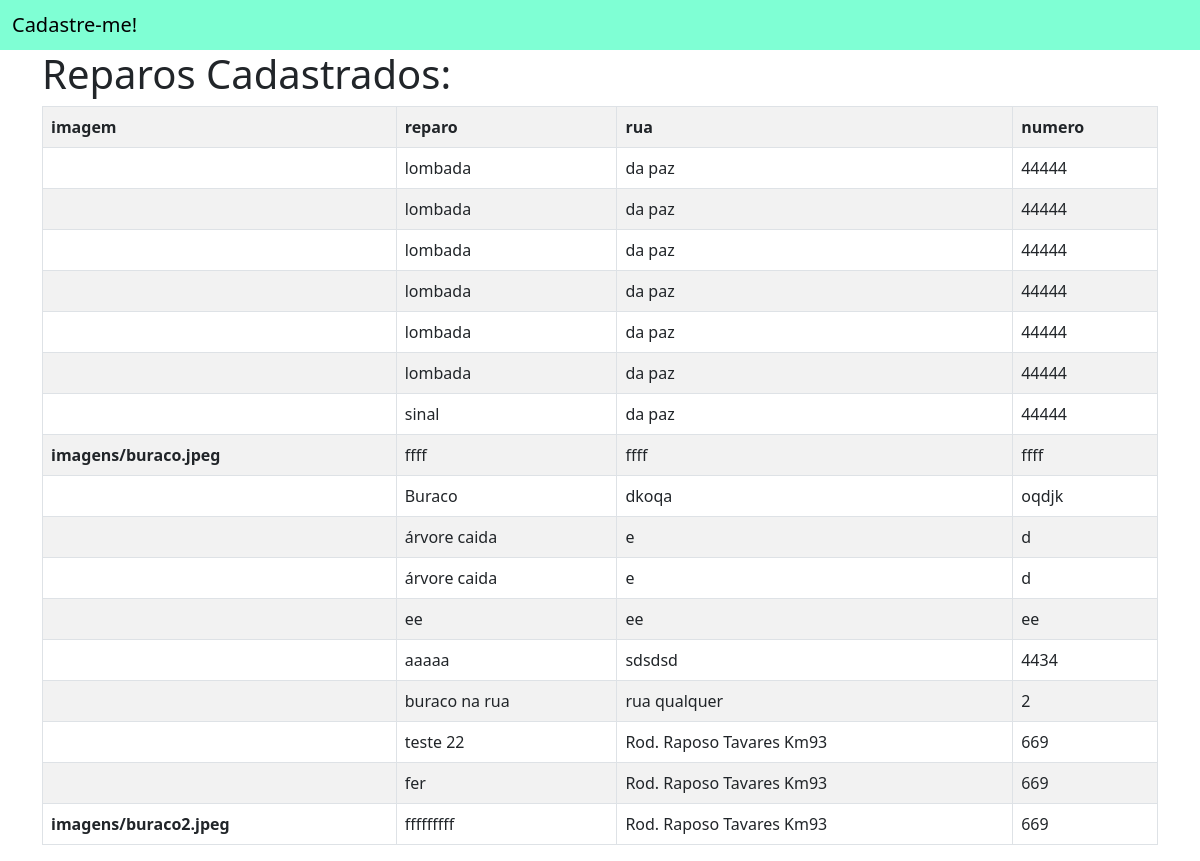
The app's page /lista-reparos/, older data.
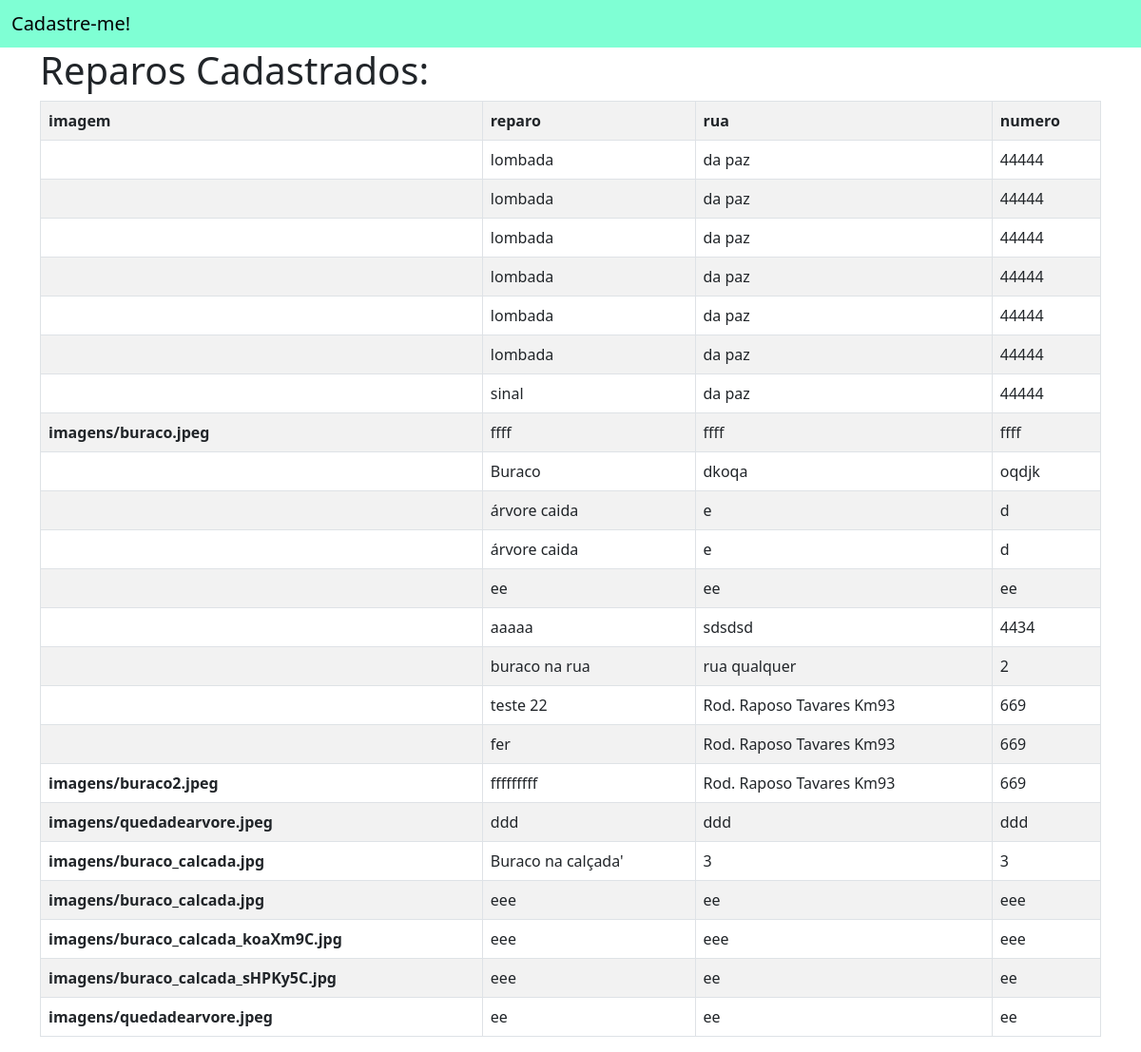
The same page, newer data.
### app_repara_cidadao/models.py (models this page shows, shortened)
class Reparo(models.Model):
    id_reparo = models.AutoField(primary_key=True)
    reparo = models.CharField(max_length=255)
    rua = models.CharField(max_length=255, null=True, blank= True)
    numero = models.CharField(max_length=10, null=True, blank= True)
    complemento = models.CharField(max_length=255, blank = True)
    bairro = models.CharField(max_length=100, null=True, blank= True)
    cidade = models.CharField(max_length=100, null=True, blank= True, default='Sorocaba')
    estado = models.CharField(max_length=100, default='São Paulo')
    cep = models.CharField(max_length=10, null=True, blank= True, default = '00000-000')
    referencia = models.CharField(max_length=255, blank = True)
    imagem = models.ImageField(upload_to='imagens/', blank=True, null=True)

### app_repara_cidadao/views.py (the view)
# urls.py: path('lista-reparos/', lista_reparos, name='lista_reparos')
def lista_reparos(request):
    if request.method == 'POST':
        form = ReparoModelForm(request.POST, request.FILES)
        if form.is_valid():
            form.save()
            return redirect('lista_reparos')
    else:
        form = ReparoModelForm()
    reparos = {
        'reparos': Reparo.objects.all(),
    }
    return render(request, 'reparos/lista_reparos.html', reparos)

### app_repara_cidadao/templates/reparos/lista_reparos.html
{% extends '../usuarios/base.html' %}
{% block conteudo %}
<div class="container">
    <h1>Reparos Cadastrados:</h1>
    <table class="table table-bordered table-striped">
        <tr>
            <th>imagem</th>
            <th>reparo</th>
            <th>rua</th>
            <th>numero</th>
        </tr>
        {% for reparo in reparos %}
        <tr>
            <th>{{reparo.imagem}}</th>
            <td>{{reparo.reparo}}</td>
            <td>{{reparo.rua}}</td>
            <td>{{reparo.numero}}</td>
        </tr>
        {% endfor %}
    </table>
</div>
{% endblock %}

### app_repara_cidadao/templates/usuarios/base.html (shortened to what this page needs)
<!DOCTYPE html>
<html lang="en">
  <head>
    <link href="https://cdn.jsdelivr.net/npm/bootstrap@5.0.2/dist/css/bootstrap.min.css" rel="stylesheet">
  </head>
  <body>
    <nav style="background-color: aquamarine !important;" class="navbar navbar-light bg-light">
        <div class="container-fluid">
          <span class="navbar-brand mb-0 h1"><a style="text-decoration: none; color: black;" href="{% url 'cadastro' %}">Cadastre-me!</a> </span>
        </div>
    </nav>
    {% block conteudo %}
    {% endblock %}
  </body>
</html>

Row changes from the older to the newer data that the page shows:
added Reparo: imagem "imagens/quedadearvore.jpeg", reparo "ddd", rua "ddd", numero "ddd"
added Reparo: imagem "imagens/buraco_calcada.jpg", reparo "Buraco na calçada'", rua "3", numero "3"
added Reparo: imagem "imagens/buraco_calcada.jpg", reparo "eee", rua "ee", numero "eee"
added Reparo: imagem "imagens/buraco_calcada_koaXm9C.jpg", reparo "eee", rua "eee", numero "eee"
added Reparo: imagem "imagens/buraco_calcada_sHPKy5C.jpg", reparo "eee", rua "ee", numero "ee"
added Reparo: imagem "imagens/quedadearvore.jpeg", reparo "ee", rua "ee", numero "ee"
